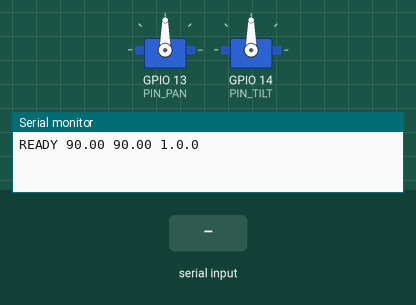
Recording of a sketch running on a simulated ESP32. On the bench: 2 × servo, the last lines printed to the serial monitor. The inputs (shaded band) are chosen by the test bench.

Above: at 1.2 s.
1.3 s: "M 90 9\n" received over Serial
At 2.4 s:
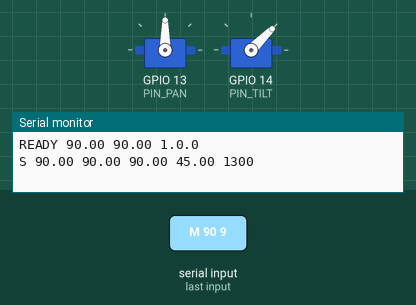
3.0 s: "P\n" received over Serial
4.5 s: "90 45\n" received over Serial
Timing chart, 0 to 7.5 s (numbered marks = the images above; inputs shaded):
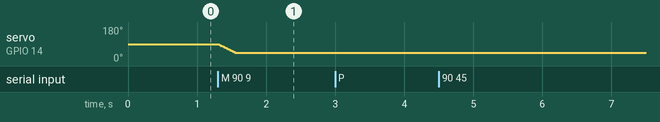

The sketch:

esp32_pantilt.ino
```cpp
/*
 * esp32_pantilt — plataforma pan/tilt de 2 servos controlada por serial
 *
 * Parte B del proyecto de imitation learning. El host (Python) manda posiciones
 * objetivo y lee la posicion real; esa distincion es justamente la que hace
 * falta para grabar datasets al estilo LeRobot:
 *
 *   action            = posicion OBJETIVO que mando el host   (target)
 *   observation.state = posicion REAL donde esta el servo      (current)
 *
 * Por eso el firmware no salta al objetivo de golpe: interpola hacia el con una
 * velocidad maxima (slew rate). Asi `state` persigue a `action` con un retardo
 * fisico realista, igual que en un brazo de verdad. Si saltara de golpe, state y
 * action serian identicos y el dataset no tendria nada que aprender.
 *
 * PROTOCOLO (ASCII por linea, 115200 baudios, terminador '\n')
 *
 *   Host -> ESP32
 *     M <pan> <tilt>   Mover: fija la posicion objetivo en grados (float)
 *     S                Estado: pide una lectura
 *     H                Home: vuelve al centro (90, 90)
 *     V <deg_por_s>    Velocidad maxima de slew
 *     E <0|1>          Enable: 0 suelta los servos (deja de dar pulsos)
 *     P                Ping -> responde "PONG"
 *
 *   ESP32 -> Host
 *     READY <pan> <tilt> <fw_version>       una vez al arrancar
 *     S <pan> <tilt> <tgt_pan> <tgt_tilt> <millis>    respuesta a S y a M
 *     PONG
 *     ERR <mensaje>
 *
 * Toda respuesta a un comando es exactamente UNA linea, lo cual permite al host
 * hacer request/response sincrono sin ambiguedad. No hay streaming automatico a
 * proposito: el host marca el ritmo de muestreo y asi el timestamp del dataset
 * es el del host, que es el mismo reloj que timestampea la webcam.
 *
 * CABLEADO
 *   Servo pan  -> GPIO 13
 *   Servo tilt -> GPIO 14
 *
 *   Evito GPIO 12 aunque parezca libre: es un pin de strapping (MTDI) y si el
 *   servo lo deja alto en el arranque, el ESP32 fija el voltaje de la flash a
 *   1.8V y no bootea. GPIO 13 y 14 no tienen ese problema.
 *
 * ALIMENTACION — importante
 *   Los servos NO se alimentan del pin 5V/3V3 del ESP32. Un SG90 pide picos de
 *   ~700 mA al arrancar; el regulador de la placa no da eso y provocas
 *   brownouts (la placa se reinicia sola en cuanto mueves los dos a la vez).
 *
 *   Fuente externa de 5V -> V+ de los dos servos
 *   GND de la fuente     -> GND del ESP32     <-- masa comun, imprescindible
 *   Senal de cada servo  -> su GPIO
 *
 *   Sin la masa comun no hay referencia de tension y los servos hacen cosas
 *   aleatorias. Es el fallo numero uno con servos.
 *
 * DEPENDENCIA
 *   Libreria "ESP32Servo" de Kevin Harrington (Gestor de Librerias del IDE).
 *   La libreria Servo.h estandar de Arduino NO funciona en ESP32.
 */

#include <ESP32Servo.h>

// ---------------------------------------------------------------- config ----

static const char *FW_VERSION = "1.0.0";

static const int PIN_PAN  = 13;
static const int PIN_TILT = 14;

// Limites mecanicos. Ajustar a tu montaje ANTES de mover nada: si el soporte
// choca, el servo sigue empujando y se quema el engranaje. Empieza estrecho.
static const float PAN_MIN  = 20.0f;
static const float PAN_MAX  = 160.0f;
static const float TILT_MIN = 45.0f;
static const float TILT_MAX = 135.0f;

static const float HOME_PAN  = 90.0f;
static const float HOME_TILT = 90.0f;

// Ancho de pulso en microsegundos. 500-2400 es el rango tipico de un SG90.
// Si tu servo no llega a los extremos, o hace ruido al llegar, ajusta esto.
static const int PULSE_MIN_US = 500;
static const int PULSE_MAX_US = 2400;

// Velocidad maxima por defecto, en grados por segundo. 180 significa que
// recorre el rango entero en un segundo. Bajala si el movimiento es brusco.
static const float DEFAULT_SLEW_DPS = 180.0f;

// Periodo del bucle de control. 5 ms = 200 Hz, muy por encima de los 50 Hz a
// los que el servo acepta pulsos, asi que la interpolacion sale suave.
static const unsigned long CONTROL_PERIOD_MS = 5;

// ----------------------------------------------------------------- estado ---

Servo servoPan;
Servo servoTilt;

static float curPan  = HOME_PAN;   // posicion real (la que reportamos como state)
static float curTilt = HOME_TILT;
static float tgtPan  = HOME_PAN;   // posicion objetivo (la que mando el host = action)
static float tgtTilt = HOME_TILT;

static float slewDps = DEFAULT_SLEW_DPS;
static bool  enabled = true;

static unsigned long lastControlMs = 0;

static char   lineBuf[64];
static size_t lineLen = 0;

// ---------------------------------------------------------------- helpers ---

static float clampf(float v, float lo, float hi) {
  if (v < lo) return lo;
  if (v > hi) return hi;
  return v;
}

/* Mueve `cur` hacia `tgt` sin pasarse de `maxStep`. Es todo el slew rate
   limiter: la diferencia entre esto y `cur = tgt` es lo que da al dataset una
   dinamica que aprender. */
static float slewToward(float cur, float tgt, float maxStep) {
  float d = tgt - cur;
  if (d >  maxStep) d =  maxStep;
  if (d < -maxStep) d = -maxStep;
  return cur + d;
}

static void writeServos() {
  if (!enabled) return;
  servoPan.write((int)lroundf(curPan));
  servoTilt.write((int)lroundf(curTilt));
}

static void sendState() {
  // 2 decimales: suficiente resolucion y mantiene la linea corta, que a 115200
  // baudios y 30 Hz importa (ver docs/03 sobre el presupuesto de tiempo).
  Serial.print("S ");
  Serial.print(curPan, 2);   Serial.print(' ');
  Serial.print(curTilt, 2);  Serial.print(' ');
  Serial.print(tgtPan, 2);   Serial.print(' ');
  Serial.print(tgtTilt, 2);  Serial.print(' ');
  Serial.println(millis());
}

// --------------------------------------------------------------- comandos ---

static void handleLine(char *s) {
  while (*s == ' ') s++;
  if (*s == '\0') return;

  const char cmd = *s++;

  switch (cmd) {
    case 'M': {
      float p, t;
      if (sscanf(s, "%f %f", &p, &t) != 2) {
        Serial.println("ERR M necesita dos numeros");
        return;
      }
      // El clamp va aqui, en el firmware, no en el host: el firmware es la
      // ultima linea de defensa del hardware y no debe fiarse del que manda.
      tgtPan  = clampf(p, PAN_MIN,  PAN_MAX);
      tgtTilt = clampf(t, TILT_MIN, TILT_MAX);
      sendState();
      return;
    }

    case 'S':
      sendState();
      return;

    case 'H':
      tgtPan  = HOME_PAN;
      tgtTilt = HOME_TILT;
      sendState();
      return;

    case 'V': {
      float v;
      if (sscanf(s, "%f", &v) != 1 || v <= 0.0f) {
        Serial.println("ERR V necesita un numero positivo");
        return;
      }
      slewDps = v;
      sendState();
      return;
    }

    case 'E': {
      int e;
      if (sscanf(s, "%d", &e) != 1) {
        Serial.println("ERR E necesita 0 o 1");
        return;
      }
      enabled = (e != 0);
      if (enabled) {
        servoPan.attach(PIN_PAN,   PULSE_MIN_US, PULSE_MAX_US);
        servoTilt.attach(PIN_TILT, PULSE_MIN_US, PULSE_MAX_US);
      } else {
        // Sin pulsos el servo deja de mantener la posicion. Util para que no
        // zumben ni se calienten entre demostraciones.
        servoPan.detach();
        servoTilt.detach();
      }
      sendState();
      return;
    }

    case 'P':
      Serial.println("PONG");
      return;

    default:
      Serial.print("ERR comando desconocido: ");
      Serial.println(cmd);
      return;
  }
}

static void pollSerial() {
  while (Serial.available() > 0) {
    const char c = (char)Serial.read();

    if (c == '\n' || c == '\r') {
      if (lineLen > 0) {
        lineBuf[lineLen] = '\0';
        handleLine(lineBuf);
        lineLen = 0;
      }
    } else if (lineLen < sizeof(lineBuf) - 1) {
      lineBuf[lineLen++] = c;
    } else {
      // Linea demasiado larga: la descarto entera en vez de procesar un
      // prefijo truncado, que seria peor (un "M 90 9" moveria mal el tilt).
      lineLen = 0;
      Serial.println("ERR linea demasiado larga");
    }
  }
}

// ------------------------------------------------------------------ setup ---

void setup() {
  Serial.begin(115200);

  // El ESP32 tiene 4 timers hardware; ESP32Servo los reparte entre los servos.
  ESP32PWM::allocateTimer(0);
  ESP32PWM::allocateTimer(1);

  servoPan.setPeriodHertz(50);   // 50 Hz es el estandar de servo analogico
  servoTilt.setPeriodHertz(50);
  servoPan.attach(PIN_PAN,   PULSE_MIN_US, PULSE_MAX_US);
  servoTilt.attach(PIN_TILT, PULSE_MIN_US, PULSE_MAX_US);

  writeServos();

  Serial.print("READY ");
  Serial.print(curPan, 2);  Serial.print(' ');
  Serial.print(curTilt, 2); Serial.print(' ');
  Serial.println(FW_VERSION);
}

void loop() {
  pollSerial();

  const unsigned long now = millis();
  const unsigned long dt = now - lastControlMs;   // resta unsigned: sobrevive
                                                  // al desbordamiento de millis()
                                                  // a los ~49 dias
  if (dt >= CONTROL_PERIOD_MS) {
    lastControlMs = now;
    const float maxStep = slewDps * (dt / 1000.0f);
    curPan  = slewToward(curPan,  tgtPan,  maxStep);
    curTilt = slewToward(curTilt, tgtTilt, maxStep);
    writeServos();
  }
}
```

Measured:
- after the input at 1.3 s, servo on GPIO 14 (PIN_TILT): moves from 90° to 45° over 0.25 s, starting at once
